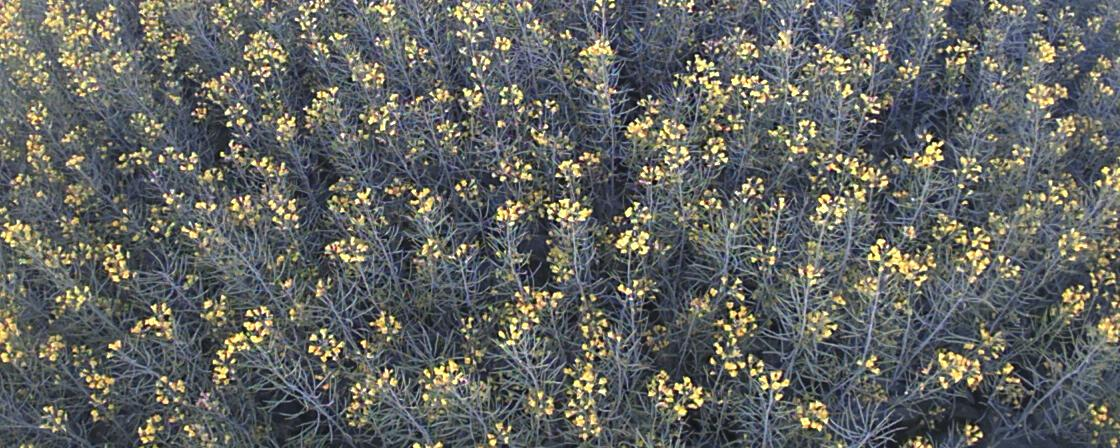
#> input picture Preprocess_data/dhiki.jpg, 1120 x 448 px
$ python another_slicer.py
#> lines starting #> are read from the running program, lines starting #| are printed output that depends on the picture
'''
Author: Mohammed Rashid Chowdhury
email:  <mrc689@mail.usask.ca>
Script name: another_slicer.py
'''

# I implemented the slicing functionality from scratch because the library that i was using in slicer.py (image_slicer) doesn't work as expected.

import os
from PIL import Image,ImageFile
import numpy as np

ImageFile.LOAD_TRUNCATED_IMAGES = True

output_directory = "/u1/rashid/Data/predictive_flower_counter/splited_images"
input_directory = "/discus/"

# This function slices a given image into user given number of tiles.
def make_Tiles(img_path,number_of_tiles_tuple,directory):
#> called with img_path = '../Preprocess_data/dhiki.jpg', number_of_tiles_tuple = (5, 2), directory = '../image_tiles'
    img = Image.open(img_path)
#> img is the input picture: PIL image 1120x448 RGB; mean R, G, B 99.2, 101.6, 98.3
    # print(img.size)

    # Assuming each input image which will be fed to Alexnet has an dimension of 224*224
    input_image_size = (224, 224)

    # Getting image name
    # if(hasattr(img,'filename')):
    #     print(img.filename)
    #     save_as = 'cropped_'+img.filename+'.jpg'

    # Check if the given directory exists, if not create new directory.
    if not os.path.exists(directory):
        os.makedirs(directory)

    # Get the size of the image
    width, height = img.size
#> width = 1120; height = 448

    # the outer for loop will iterate over the height.
    for i in range(0,number_of_tiles_tuple[1]):
        # the inner for loop will iterate over width.
        for j in range(0,number_of_tiles_tuple[0]):
            points=(j*input_image_size[0],i*input_image_size[1],(j+1)*input_image_size[0],(i+1)*input_image_size[1])
            frame = img.crop(points)
            frame.save(directory+"/crop_"+str(i)+"_"+str(j)+"_"+".jpg")
#> this loop made 2 passes
#> pass 1, in make_Tiles, `frame.save(directory+"/crop_"+str(i)+"_"+str(j)+"_"+".jpg")`:
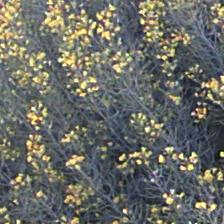
#> saved as crop_0_0_.jpg: PIL image 224x224 RGB; mean R, G, B 107.4, 108.6, 102.8
#> pass 1, in make_Tiles, `frame.save(directory+"/crop_"+str(i)+"_"+str(j)+"_"+".jpg")`:
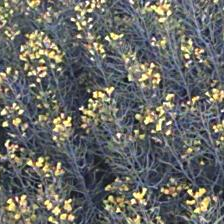
#> saved as crop_0_1_.jpg: PIL image 224x224 RGB; mean R, G, B 104.8, 106.1, 102.6
#> pass 1, in make_Tiles, `frame.save(directory+"/crop_"+str(i)+"_"+str(j)+"_"+".jpg")`:
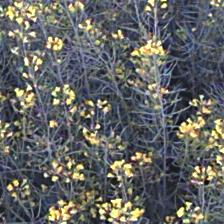
#> saved as crop_0_2_.jpg: PIL image 224x224 RGB; mean R, G, B 100.3, 101.8, 100.3
#> pass 1, in make_Tiles, `frame.save(directory+"/crop_"+str(i)+"_"+str(j)+"_"+".jpg")`:
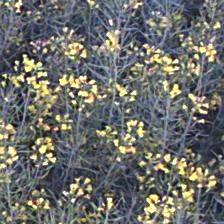
#> saved as crop_0_3_.jpg: PIL image 224x224 RGB; mean R, G, B 109.7, 111.2, 106.8
#> after the loop:
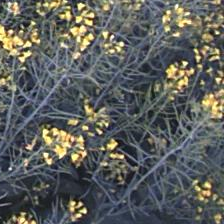
#> frame: PIL image 224x224 RGB; mean R, G, B 93.6, 96.2, 93.1


if __name__ == "__main__":
    # test if the function works.
    make_Tiles('../Preprocess_data/dhiki.jpg',(5,2),"../image_tiles")

$ run again, with Preprocess_data/1120_frame000001.jpg copied over Preprocess_data/dhiki.jpg
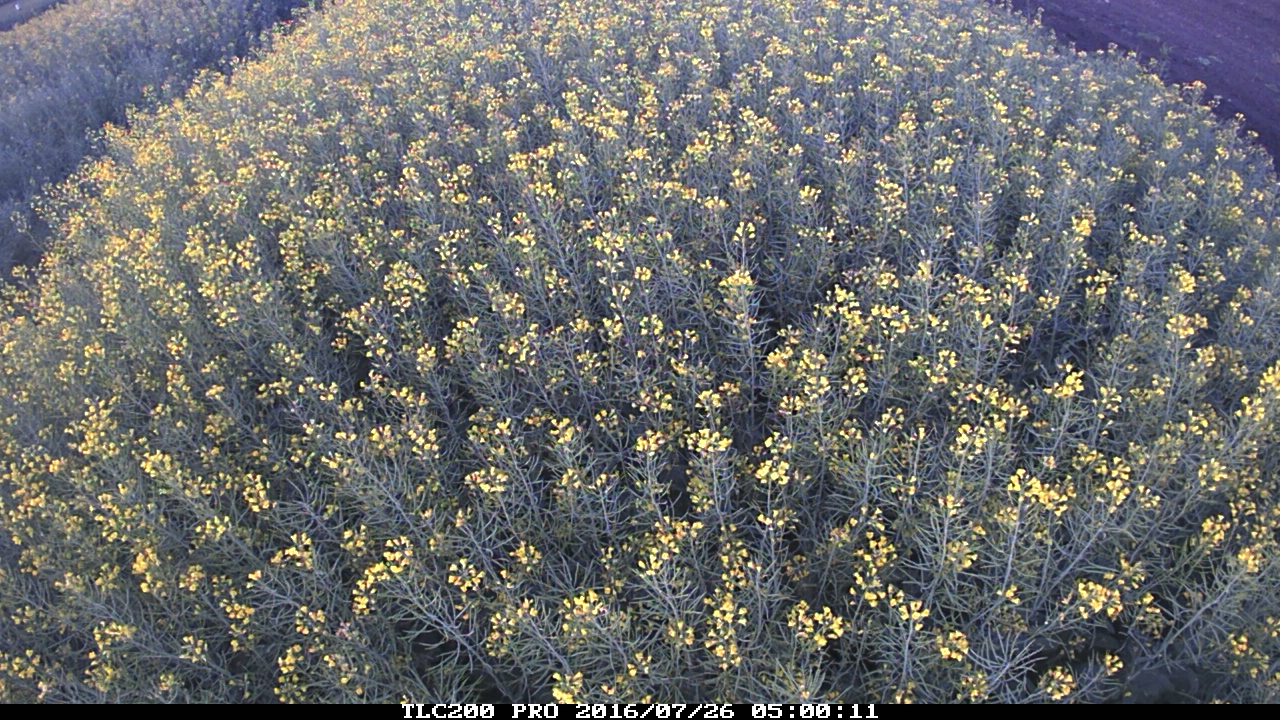
#> input picture Preprocess_data/1120_frame000001.jpg, 1280 x 720 px
#> in make_Tiles, img is the input picture: PIL image 1280x720 RGB; mean R, G, B 107.3, 108.7, 108.2
#> the loop in make_Tiles, `for i in range(0,number_of_tiles_tuple[1]):` made 2 passes
#> pass 1, in make_Tiles, `frame.save(directory+"/crop_"+str(i)+"_"+str(j)+"_"+".jpg")`:
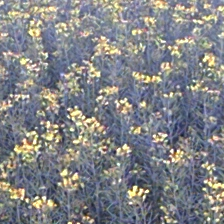
#> saved as crop_0_3_.jpg: PIL image 224x224 RGB; mean R, G, B 130.3, 131.6, 134.7
#> after the loop in make_Tiles, `for i in range(0,number_of_tiles_tuple[1]):`:
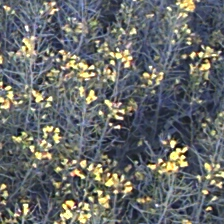
#> frame: PIL image 224x224 RGB; mean R, G, B 103.8, 106.7, 105.8

$ run again, with Preprocess_data/frame000003.jpg copied over Preprocess_data/dhiki.jpg
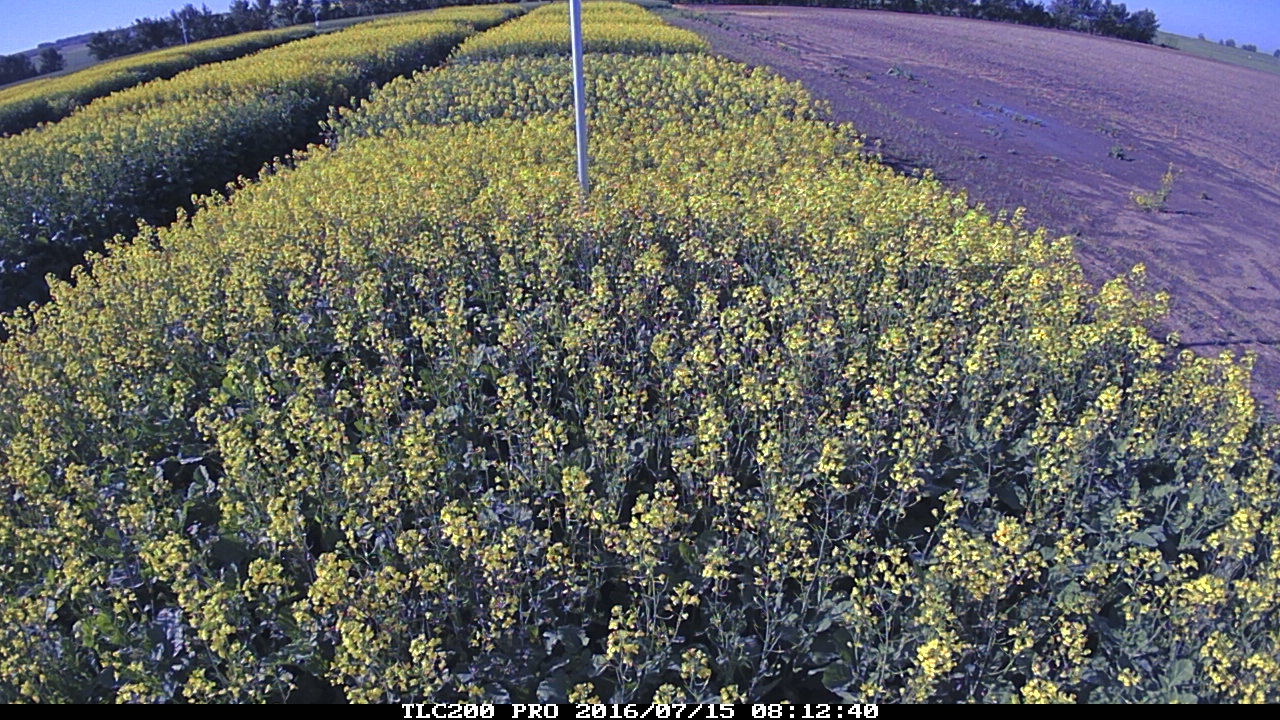
#> input picture Preprocess_data/frame000003.jpg, 1280 x 720 px
#> in make_Tiles, img is the input picture: PIL image 1280x720 RGB; mean R, G, B 99.2, 100.3, 96.3
#> the loop in make_Tiles, `for i in range(0,number_of_tiles_tuple[1]):` made 2 passes
#> pass 1, in make_Tiles, `frame.save(directory+"/crop_"+str(i)+"_"+str(j)+"_"+".jpg")`:
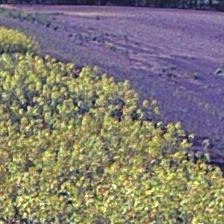
#> saved as crop_0_3_.jpg: PIL image 224x224 RGB; mean R, G, B 130.2, 124.1, 114.7
#> after the loop in make_Tiles, `for i in range(0,number_of_tiles_tuple[1]):`:
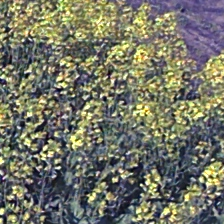
#> frame: PIL image 224x224 RGB; mean R, G, B 116.2, 117.3, 102.5
